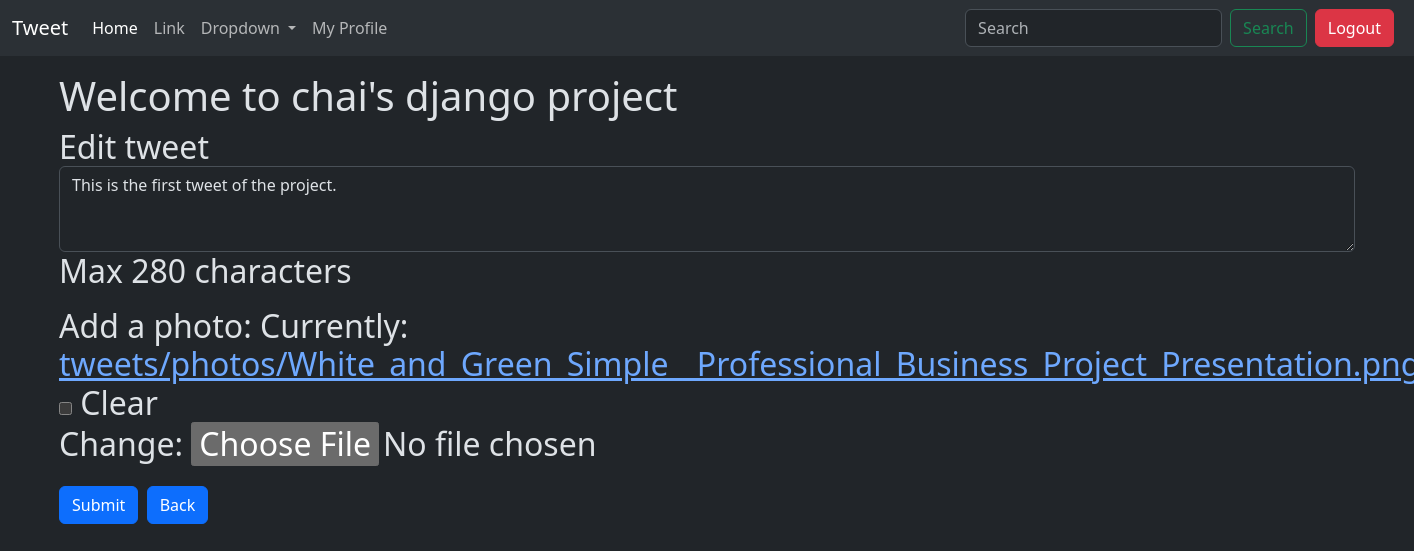
/tweet/1/edit/ (signed in), run on an earlier commit of the app's database.
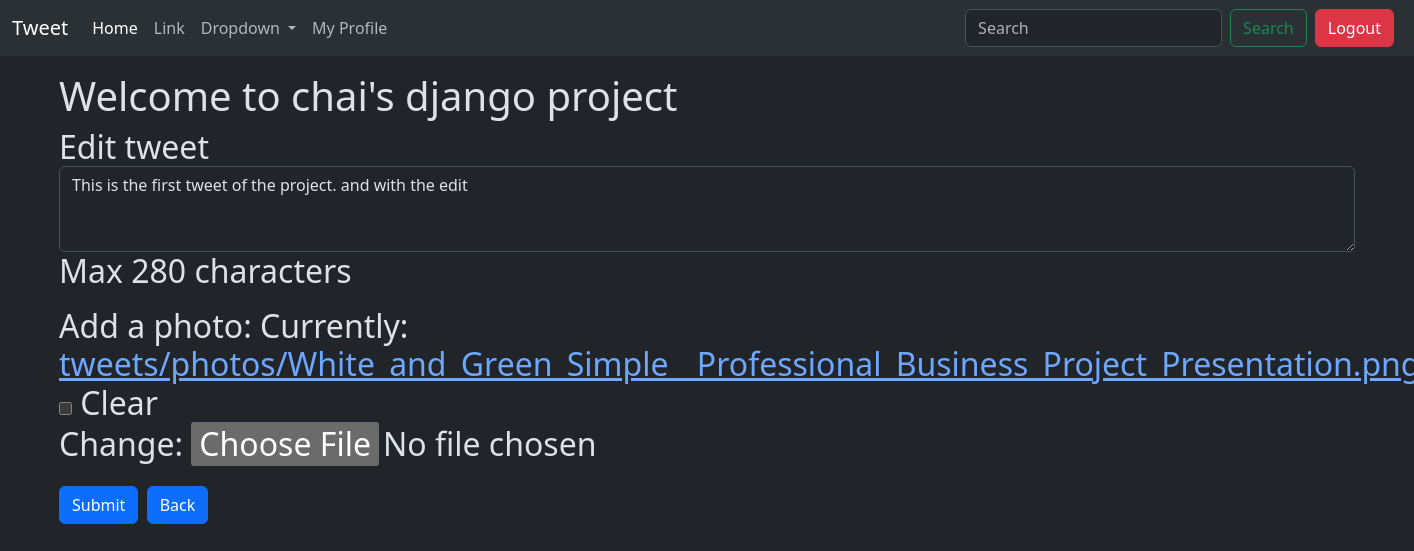
And on a later commit of the database.
### tweet/models.py (models this page shows, shortened)
class Tweet(models.Model):
    user = models.ForeignKey(User, on_delete=models.CASCADE)
    text = models.TextField(max_length=280)
    photo = models.ImageField(
        upload_to='tweets/photos/',
        blank=True,
        null=True
    )
    created_at = models.DateTimeField(auto_now_add=True)
    updated_at = models.DateTimeField(auto_now=True)
    likes = models.ManyToManyField(
        User,
        related_name='liked_tweets',
        blank=True
    )

### tweet/views.py (the view)
# urls.py: path("<int:tweet_id>/edit/", views.tweet_edit, name="tweet_edit"),
@login_required
def tweet_edit(request, tweet_id):
    tweet = get_object_or_404(Tweet, pk=tweet_id, user=request.user)
    if request.method == 'POST':
        form = TweetForm(request.POST, request.FILES, instance=tweet)
        if form.is_valid():
            tweet = form.save(commit=False)
            tweet.user = request.user
            tweet.save()
            return redirect("tweet_list")
    else:
        form = TweetForm(instance=tweet)
    return render(request, 'tweet_form.html', {'form': form})

### tweet/forms.py
class TweetForm(forms.ModelForm):
    class Meta:
        model = Tweet
        fields = ['text', 'photo']
        widgets = {
            'text': forms.Textarea(attrs={
                'placeholder': 'What\'s happening?',
                'rows': 3,
                'class': 'form-control',
            }),
            'photo': forms.ClearableFileInput(attrs={
                'class': 'form-control-file',
            }),
        }
        labels = {
            'text': '',
            'photo': 'Add a photo',
        }
        help_texts = {
            'text': 'Max 280 characters',
        }
        error_messages = {
            'text': {
                'max_length': 'This tweet is too long.',
            },
        }

### tweet/templates/tweet_form.html (shortened to what this page needs)
{% extends "layout.html" %}
{% block content %}
<h1 class=' mt-3'>Welcome to chai's django project</h1>
<h2> {% if form.instance.pk %}
    Edit tweet
    {% else %}
    Create tweet
    {% endif %}
    <form method="post" enctype="multipart/form-data"
    class="form">
    {{ form.as_p }}
    <button type="submit" class="btn btn-primary">Submit</button>
    <a href="{% url 'tweet_list' %}" class="btn btn-primary">Back</a>
    </form>
</h2>
{% endblock %}

What changed in the data, as far as the page shows it:
changed Tweet: text "This is the first tweet of the project." → "This is the first tweet of the project. and with the edit"
